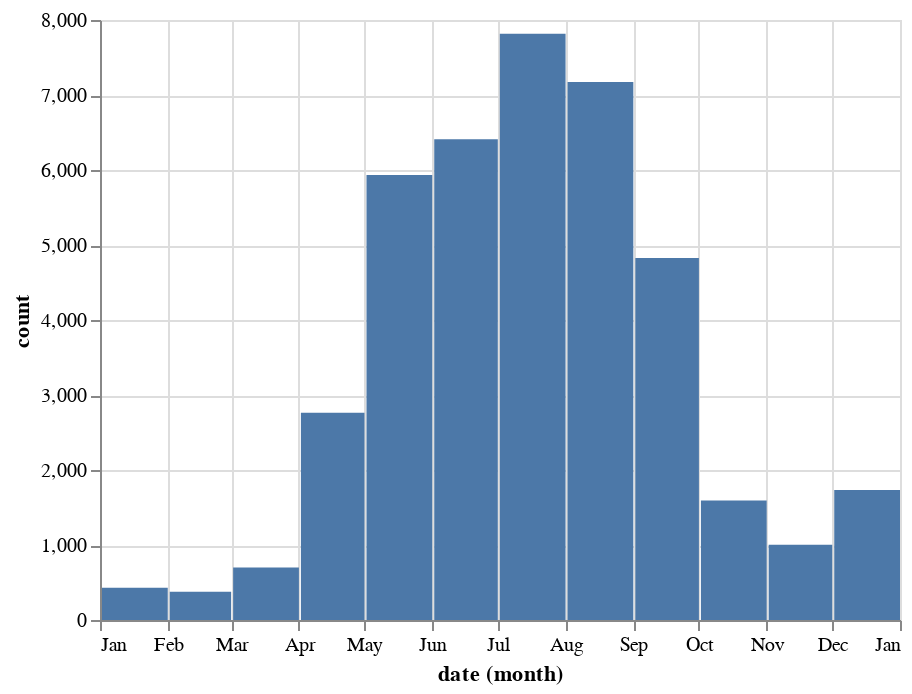

Notebook code cell kept with this figure:
### Markdown cell above
### Observations per month
![observations_by_month.png](attachment:840647ed-7e77-487c-bd37-3ec486b892f2.png)

### Code cell
observations_by_month = get_observation_histogram(
    place_id=PLACE_ID,
    interval='month',
    d1='2020-01-02',
    d2='2020-12-31',
    verifiable=True,
)
observations_by_month = pd.DataFrame(
    [{'metric': 'Observations', 'date': k, 'count': v} for k, v in observations_by_month.items()]
)
alt.Chart(observations_by_month).mark_bar().encode(x='month(date):T', y='count:Q')

### Figure 1 — Vega-Lite specification as saved in the notebook (floating-point values rounded to 4 significant figures)
{"config": {"view": {"continuousWidth": 400, "continuousHeight": 300}}, "data": {"name": "data-8b39ecd04d0fd7230e17c2c33ee720c1"}, "mark": "bar", "encoding": {"x": {"type": "temporal", "field": "date", "timeUnit": "month"}, "y": {"type": "quantitative", "field": "count"}}, "$schema": "https://vega.github.io/schema/vega-lite/v4.8.1.json", "datasets": {"data-8b39ecd04d0fd7230e17c2c33ee720c1": [{"metric": "Observations", "date": "2020-01-01T00:00:00", "count": 430}, {"metric": "Observations", "date": "2020-02-01T00:00:00", "count": 377}, {"metric": "Observations", "date": "2020-03-01T00:00:00", "count": 699}, {"metric": "Observations", "date": "2020-04-01T00:00:00", "count": 2764}, {"metric": "Observations", "date": "2020-05-01T00:00:00", "count": 5932}, {"metric": "Observations", "date": "2020-06-01T00:00:00", "count": 6409}, {"metric": "Observations", "date": "2020-07-01T00:00:00", "count": 7817}, {"metric": "Observations", "date": "2020-08-01T00:00:00", "count": 7174}, {"metric": "Observations", "date": "2020-09-01T00:00:00", "count": 4828}, {"metric": "Observations", "date": "2020-10-01T00:00:00", "count": 1592}, {"metric": "Observations", "date": "2020-11-01T00:00:00", "count": 1002}, {"metric": "Observations", "date": "2020-12-01T00:00:00", "count": 1732}]}}
